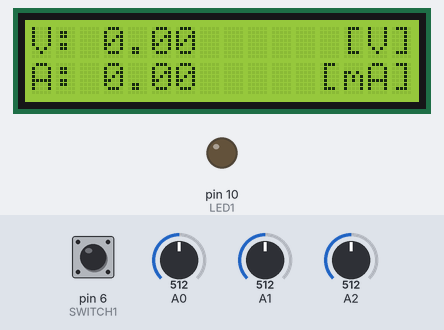
A sketch run on a simulated Arduino Uno, built with avr-gcc and run on an emulated ATmega328P. On the bench: 16×2 character LCD, output pins drawn as LEDs (lit = HIGH). Inputs (shaded band) come from the test bench; at power-on: A2 = 512, pin 6 (SWITCH1) HIGH, A0 = 512, A1 = 512. Pins used as bus, display or sensor lines are not drawn; what the sketch prints to the serial monitor is not drawn.

Above: at 1.2 s.
1.3 s: A2 set to 298
4.3 s: A2 set to 271
7.1 s: pin 6 (SWITCH1) pulled LOW for 3.2 s
At 13.2 s:
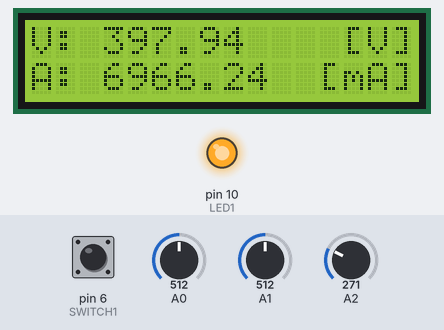
13.3 s: A0 set to 900
At 16.3 s:
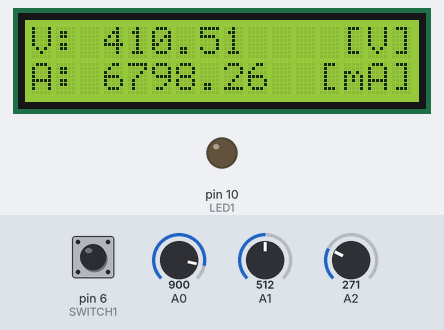
19.3 s: pin 6 (SWITCH1) pulled LOW for 3.2 s
At 54.4 s:
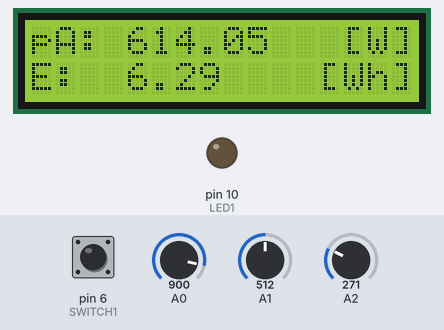
Timing chart, 0 to 54.7 s (numbered marks = the images above; inputs shaded):
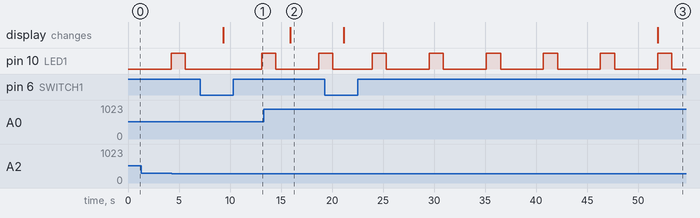

The sketch:

prototipo01.ino
```cpp
/*EN ESTE PROTOTIPO SE TIENE UN RUIDO FANTASMA EN EL AMPLIFICADOR NORMAL, EL AMPLIFICADOR DE RPESICIÓN ESTA FUNCIONANDO CON UN VALOR DE GANANCIA ANOMALO
 * Y CON UN DESFASE QUE SERÁ CORREGIDO EN EL PROGRAMA SIGUIENTE, EL OFFSET DEL MISMO TAMBIEN ES DEMASIADO ELEVADO
 El ruido se debe a que el medidor presente es asimétrico*/
/*aMPLIFICADOR NORMAL ANULADO*/
#define MUESTRAS 64
// 5.799 sin carga 4.125 con carga <-(1000uF), 4.250V (2200uF) 5.025 para la fuente externa; Para el circuito prueba: 4.954
#define AREF 4.71
//2.069moHM, 19.74kOhm

//19.91kohm/2.092Mohm -> 105.0728277
#define UPDIV 79.183196

//Prototipo 2:

#define IDES 0
#define IDESP 134

#define AN2I 0
#define AN2IP 0.0232902

#define IMINP 11

#define ISQR2 0.707106781
#define ICORR 1
#define VCORR 1
#define PI3 3.14159265

//***************************** DEFINICIÓN DE PINES ****************************************/
#define LED1 10
#define LED2 9
#define BK_LCD A3
#define SWITCH1 6
#define SWITCH2 7
#define BUTTON2 8

#include <LiquidCrystal.h>
#include <avr/wdt.h>
#include <util/delay.h>
#include <EEPROM.h>


// Inicializando:
LiquidCrystal lcd(12, 11, 5, 4, 3, 2);

int voltaje[MUESTRAS] = {0};
int corriente[MUESTRAS] = {0};
int corrientePrecisa[MUESTRAS] = {0};

int8_t faseAuxiliar = 0;
double factorPotencia = 1;
double factorPotenciaComplemento = 0;
double potenciaActiva = 0;
double potenciaReactiva = 0;
boolean capacitivo = 0;

int voltajeMaximo = 0;
double voltajeMaximoReal = 0;
long sumaVoltaje = 0;

int corrienteMaxima = 0;
double corrienteMaximaReal = 0;
long sumaCorriente = 0;

int corrienteMaximaPrecisa = 0;
double corrienteMaximaRealPrecisa = 0;
long sumaCorrientePrecisa = 0;

// Temporizaciones:
long tiempoInicial = 0;     // numero grande
unsigned int tiempoMuestreo = 0;
unsigned int tiempoEnergia = 0;
unsigned int tiempoParametros =0;
unsigned int tiempoDisplay = 0;
long tiempoSerial = 0;

int alternador = 0;


double energiaActiva = 0;
double ultimoDestello = 0;

long tiempoParpadeo = 0;

double vLCD=0;
double iLCD=0;
double pLCD=0;
double eLCD=0;

void setup() {
  //Biblioteca Display
  lcd.begin(16, 2);

  Serial.begin(9600);
  ADCSRA &= 0b11111110;     // Se modifica el prescaler para tener una mayor frecuencia de muestreo
  //watchdogSetup();
  pinMode(LED1, OUTPUT);
  digitalWrite(LED1, LOW);

  // Modo normal y modo Debug, LOW MODO NORMAL, HIGH modo debug
  pinMode(SWITCH1,INPUT);
  // en modo normal, tiene que esperar a los 40ms, tiene que calcular la potencia de modo diferente
  // tiene que usar una nueva variable para el lcd y tiene que bloquear el serial

  //Para regular la luz de fondo se dejara el pin en nivel alto
  pinMode(BK_LCD, OUTPUT);
  digitalWrite(BK_LCD, HIGH);
  // prototipo 1:
  //digitalWrite(BK_LCD, LOW);
}

void loop() {
  /*************************************************************************** ADQUISICIÓN DE DATOS ******************************************************************************/
  tiempoInicial = micros();
  // Se tomaran 64 muestras bien distanciadas:
  for (int i = 0; i < MUESTRAS; i++) {
    voltaje[i] = analogRead(A0);
    corriente[i] = analogRead(A1);
    corrientePrecisa[i] = analogRead(A2);
    delayMicroseconds(141);      //87 para dos entradas analogas
  }
  tiempoMuestreo = micros()-tiempoInicial;

  /******************************************************************** PARÁMETROS DE VOLTAJE CORRIENTE Y FASE ********************************************************************/

  // Se inicializa aqui dentro el factor de potencia
  boolean faseVoltaje[MUESTRAS] = {0};
  boolean faseCorriente[MUESTRAS] = {0};

  //Estimación de los valores maximos y el tiempo
  // VOLTAJE
  voltajeMaximo = 0;
  sumaVoltaje = 0;
  for (int i = 0; i < MUESTRAS; i++) {
    sumaVoltaje += voltaje[i];
    if (voltaje[i] == 0) {
      faseVoltaje[i] = true;
    }
  }
  voltajeMaximo = (int)((double)(sumaVoltaje / MUESTRAS) * PI3);


  // CORRIENTE:
  corrienteMaxima = 0;
  sumaCorriente = 0;
  for (int i = 0; i < MUESTRAS; i++) {
    if ((corriente[i] - IDES) > 0) {
      sumaCorriente = sumaCorriente + corriente[i] - IDES;
    }
  }
  corrienteMaxima = (int)((double)(sumaCorriente / MUESTRAS) * PI3);

  //corrienteMaxima = corrienteMaxima-IMINP;

  //La corriente no puede ser negativa:
  if (corrienteMaxima < 0) {
    corrienteMaxima = 0;
  }

  // Corriente Precisa:
  corrienteMaximaPrecisa = 0;
  sumaCorrientePrecisa = 0;
  for (int i = 0; i < MUESTRAS; i++) {
    if ((corrientePrecisa[i] - IDESP) > 0) {
      sumaCorrientePrecisa = sumaCorrientePrecisa + corrientePrecisa[i] - IDESP;
    }
    if (corrientePrecisa[i] - IDESP <= 0) {
      faseCorriente[i] = true;
    }
  }
  corrienteMaximaPrecisa = (int)((double)(sumaCorrientePrecisa / MUESTRAS) * PI3);

  //La corriente no puede ser negativa:
  if (corrienteMaximaPrecisa < 0) {
    corrienteMaximaPrecisa = 0;
  }

  //Factor de potencia:
  faseAuxiliar = 0;
  for (int i = 0; i < MUESTRAS; i++) {
    if (faseVoltaje[i]&faseCorriente[i]) {
      faseAuxiliar++;
    }
  }
  // Se invierte la fase auxiliar por conveniencia:
  faseAuxiliar = 32 - faseAuxiliar;


  // Determinando el tipo de carga reactiva:
  int8_t contadorTipo = 0;
  int8_t cambioVoltaje = MUESTRAS;
  int8_t cambioCorriente = MUESTRAS;
  while(MUESTRAS/2-contadorTipo){
    if(faseVoltaje[contadorTipo]!=faseVoltaje[contadorTipo+1]){
      cambioVoltaje = contadorTipo;
    }
    if(faseCorriente[contadorTipo]!=faseCorriente[contadorTipo+1]){
      cambioCorriente = contadorTipo;
    }
    contadorTipo++;
    if(cambioCorriente<cambioVoltaje){
      capacitivo=true;
      contadorTipo = MUESTRAS/2;
    }
    if(cambioCorriente>cambioVoltaje){
      capacitivo=false;
      contadorTipo = MUESTRAS/2;
    }
  }

  tiempoParametros = micros() - tiempoInicial-tiempoMuestreo;

/********************************************************************** VALORES REALES INSTANTÁNEOS **********************************************************************/

  voltajeMaximoReal = (double)voltajeMaximo * AREF * UPDIV * VCORR / 1023.0;
  corrienteMaximaReal = ((double)corrienteMaxima) * AN2I * ICORR;
  corrienteMaximaRealPrecisa = ((double)corrienteMaximaPrecisa) * AN2IP * ICORR;

  factorPotencia = 1.0 - ((double)(faseAuxiliar * PI3) * 0.03125) * ((double)(faseAuxiliar * PI3) * 0.03125) * 0.5 + ((double)(faseAuxiliar * PI3) * 0.03125) * ((double)(faseAuxiliar * PI3) * 0.03125) * ((double)(faseAuxiliar * PI3) * 0.03125) * ((double)(faseAuxiliar * PI3) * 0.03125) * 0.041667;
  factorPotenciaComplemento = ((double)(faseAuxiliar * PI3) * 0.03125) - ((double)(faseAuxiliar * PI3) * 0.03125) * ((double)(faseAuxiliar * PI3) * 0.03125) * ((double)(faseAuxiliar * PI3) * 0.03125) * 0.166667;

  // Filtrando el ruido para el factor de potencia:
  if (corrienteMaximaRealPrecisa == 0) {
    factorPotencia = 1.0;
    factorPotenciaComplemento = 0;
    capacitivo = 0;
  }

/************************************** POTENCIA ***************************************/
  //Para los calculos se descarta la corriente de menor precisión.
  if(corrienteMaximaReal<22){
    potenciaActiva = (double)voltajeMaximoReal * (double)corrienteMaximaRealPrecisa * factorPotencia * 0.5;
    potenciaReactiva = (double)voltajeMaximoReal * (double)corrienteMaximaRealPrecisa * factorPotenciaComplemento * 0.5;
  }
  else{
    potenciaActiva = (double)voltajeMaximoReal * (double)corrienteMaximaReal * factorPotencia * 0.5;
    potenciaReactiva = (double)voltajeMaximoReal * (double)corrienteMaximaReal * factorPotenciaComplemento * 0.5;
  }

/************************************** ENERGÍA ***************************************/

/****NORMAL-DEBUG****/
// Si esta en modo NORMAL la potencia se calcula en 40ms
// si esta en modo DEBUG, La potencia se calculara en un segundo, esta variable almacenara los datos en uWh
  if(!digitalRead(6)){
    energiaActiva = energiaActiva + potenciaActiva * 11.111111;
  }
  else{
    energiaActiva += potenciaActiva * 277.7778;
  }

  tiempoEnergia = micros() - tiempoInicial-tiempoMuestreo-tiempoParametros;
/********************************************************************** CONTROL Y VISUALIZACIÓN **********************************************************************/
  if (energiaActiva - ultimoDestello > 600000) {     // Inicialmente aproximadamentecada medio Wh, es decir 600000 uWh
    // Se almacena la energia activa en la EEPROM y se hace parpadear al LED
    digitalWrite(LED1, HIGH);
    ultimoDestello = energiaActiva;
    tiempoParpadeo = micros();
  }
  if (micros() - tiempoParpadeo > 25000) {
    digitalWrite(LED1, LOW);
  }

/************************************** LCD ***************************************/
/**********NORMAL DEBUG**********/
int8_t parametroAlternancia=0;
if(!digitalRead(6)){parametroAlternancia=400;}
else{parametroAlternancia=8;}

  if((alternador%25)==0){
// Luego de 50 alteraciones se promedia:
    iLCD=iLCD/25;
    vLCD=vLCD/25;
    pLCD=pLCD/25;

// Se muestra;
  if ((alternador / parametroAlternancia) % 2) {
    lcd.clear();

    lcd.setCursor(0, 0);
    lcd.print("pA:");
    lcd.setCursor(4, 0);
    lcd.print(pLCD);    //potenciaActiva
    lcd.setCursor(13, 0);
    lcd.print("[W]");

    lcd.setCursor(0, 1);
    lcd.print("E:");
    lcd.setCursor(4, 1);
    lcd.print(energiaActiva * 0.000001);
    lcd.setCursor(12, 1);
    lcd.print("[Wh]");
  }
  else {
    lcd.clear();

    lcd.setCursor(0, 0);
    lcd.print("V: ");
    lcd.setCursor(3, 0);
    lcd.print(vLCD);    //voltajeMaximoReal * ISQR2
    lcd.setCursor(13, 0);
    lcd.print("[V]");

    lcd.setCursor(0, 1);
    lcd.print("A: ");
    lcd.setCursor(3, 1);

    lcd.print(1000*iLCD);    //1000*corrienteMaximaRealPrecisa * ISQR2
    lcd.setCursor(11, 1);
    lcd.print(" [mA]");
  }
// Se resetea
    iLCD=0;
    vLCD=0;
    pLCD=0;
  }
  else{
    vLCD+=voltajeMaximoReal * ISQR2;
    if(corrienteMaximaReal<22){
      iLCD+=corrienteMaximaRealPrecisa * ISQR2;
    }
    else{
      iLCD+=corrienteMaximaReal * ISQR2;
    }
    pLCD+=potenciaActiva;
    }

  alternador++;
  tiempoDisplay = micros() - tiempoInicial-tiempoMuestreo-tiempoParametros-tiempoEnergia;

/********************************************************************** DEBUG SERIAL **********************************************************************/
/****NORMAL-DEBUG****/
if(!digitalRead(6)){
  Serial.println(voltajeMaximoReal * ISQR2);
  Serial.println(corrienteMaximaReal * ISQR2);
  Serial.println(corrienteMaximaRealPrecisa * ISQR2);
  Serial.println(factorPotencia);
  Serial.println(potenciaActiva);
  Serial.println(energiaActiva);
  while(micros()-tiempoInicial<40000){
    true;
    }
  }
  else{
  // Mostrando valores de voltaje
  Serial.print("Voltaje: {");
  for (int i = 0; i < MUESTRAS; i++) {
    Serial.print(voltaje[i]);
    Serial.print(",");
  }
  Serial.println("}");

  // Mostrando valores de corriente
  Serial.print("Corriente: {");
  for (int i = 0; i < MUESTRAS; i++) {
    Serial.print(corriente[i]);
    Serial.print(",");
  }
  Serial.println("}");

  // Mostrando valores de corriente Precisa
  Serial.print("Corriente Precisa: {");
  for (int i = 0; i < MUESTRAS; i++) {
    Serial.print(corrientePrecisa[i]);
    Serial.print(",");
  }
  Serial.println("}");

  Serial.print("El voltaje Maximo ADC: ");
  Serial.print(voltajeMaximo);
  //Serial.print(" a una fase de: ");
  //Serial.print(faseVoltaje);
  Serial.print(" El voltaje Eficaz Real: ");
  Serial.println(voltajeMaximoReal * ISQR2);

  Serial.print("La corriente Maxima ADC: ");
  Serial.print(corrienteMaxima);
  //Serial.print(" a una fase de: ");
  //Serial.print(faseCorriente);
  Serial.print(" La corriente Eficaz Real: ");
  Serial.print(corrienteMaximaReal * ISQR2);
  Serial.println(" [A] ");

  Serial.print("La corriente Maxima Precisa ADC: ");
  Serial.print(corrienteMaximaPrecisa);
  //Serial.print(" a una fase de: ");
  //Serial.print(faseCorriente);
  Serial.print(" La corriente Eficaz Real: ");
  Serial.print(1000*corrienteMaximaRealPrecisa * ISQR2);
  Serial.println(" [mA] ");

  Serial.print("Factor de potencia: ");
  Serial.print(faseAuxiliar);
  Serial.print(" correspondiente a: ");
  Serial.print(factorPotencia);
  Serial.print(" (c.");
  Serial.print(factorPotenciaComplemento);
  Serial.print(") de tipo ");
  if (capacitivo) {
    Serial.println("Capacitivo");
  }
  else {
    Serial.println("Inductivo");
  }

  Serial.print("Potencia Activa: ");
  Serial.print(potenciaActiva);
  Serial.println(" [W]");

  Serial.print("Potencia Reactiva: ");
  Serial.print(potenciaReactiva);
  Serial.println(" [VAR]");

  Serial.print("Energia Activa: ");
  Serial.print(energiaActiva);
  Serial.println(" [uWh]");

  //Periodos de lectura:
  Serial.print("Periodo [us]: ");
  Serial.println(tiempoMuestreo);
  Serial.print("Parametros [us]: ");
  Serial.println(tiempoParametros);
  Serial.print("Calculo de valor real [us]: ");
  Serial.println(tiempoEnergia);
  Serial.print("Tiempo control y LCD [us]: ");
  Serial.println(tiempoDisplay);

  Serial.print("Periodo de envio Serial [us]: ");
  tiempoSerial = micros() - tiempoInicial-tiempoMuestreo-tiempoParametros-tiempoEnergia-tiempoDisplay;
  Serial.println(tiempoSerial);
  }
  //_delay_ms (2000.0);
  //delay(6000);
  //wdt_reset(); to prevent the reset
}
/*
void watchdogSetup() {
  cli();
  wdt_reset();
  WDTCSR |= (1 << WDCE) | (1 << WDE); //WDCE =4 WDTCR for atmega8
  WDTCSR = (1 << WDIE) | (1 << WDE) | (1 << WDP2) | (1 << WDP1) | (0 << WDP0); //WDIE = 6??      // Solo para atmega8
  sei();
  //atmega8 set 111 for wdt, resulta en un periodo de 1.778716667 seg
  // para el programa oficial se recurira a medición cada medio segundo
}*/

void EEPROM_writeDouble(int ee, double value)
{
  byte* p = (byte*)(void*)&value;
  for (int i = 0; i < sizeof(value); i++)
    EEPROM.write(ee++, *p++);
}

double EEPROM_readDouble(int ee)
{
  double value = 0.0;
  byte* p = (byte*)(void*)&value;
  for (int i = 0; i < sizeof(value); i++)
    *p++ = EEPROM.read(ee++);
  return value;
}

/*
  void guardarDoubleEEPROM(int place, double value){
  byte four= (value& 0xFF);
  byte three = ((value >> 8) & 0xFF);
  byte two = ((value >> 16) & 0xFF);
  byte one = ((value >> 24) & 0xFF);
  EEPROM.write(place, four);
  EEPROM.write(place+1, three);
  EEPROM.write(place+2, two);
  EEPROM.write(place+3, one);
  }
  double leerDoubleEEPROM(int place){
  double value=0;
  value|=EEPROM.read(place);
  value|=(EEPROM.read(place+1))<<8;
  value|=(EEPROM.read(place+2))<<16;
  value|=(EEPROM.read(place+3))<<24;
  }*/
```

Measured:
- after the input at 7.1 s, pin 10 (LED1): LOW → HIGH after 6.0 s instead of 5.5 s; the display: changes after 2.2 s (image 1)
- after the input at 13.3 s, the display: changes after 2.6 s (image 2)
- after the input at 19.3 s, the display: first changes after 1.9 s (image 3 shows a later state)
